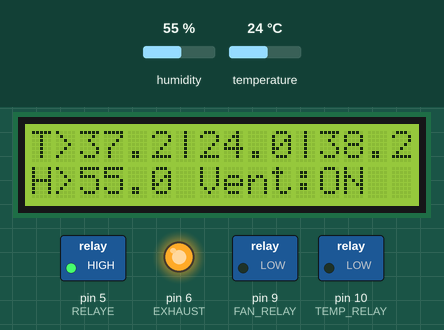
The sketch below on a simulated Arduino Uno, built with avr-gcc and run on an emulated ATmega328P. Shown: 16×2 character LCD, switched loads named in the sketch (green lamp = pin HIGH), output pins drawn as LEDs (lit = HIGH). Inputs (shaded band) come from the test bench; at power-on: temperature 24 °C, humidity 55 %. Pins used as bus, display or sensor lines are not drawn.

Above: at 3.9 s.
4.0 s: temperature set to 37 °C
At 4.9 s:
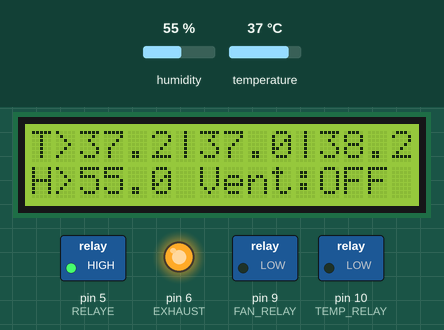
6.5 s: temperature set to 40 °C
At 9.1 s:
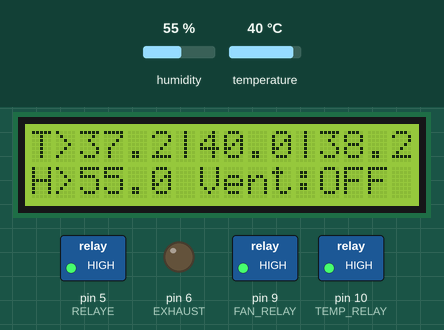
11.5 s: humidity set to 22 %
At 13.3 s:
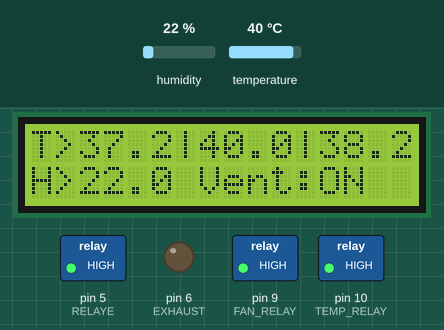
14.0 s: humidity set to 40 %
At 14.8 s:
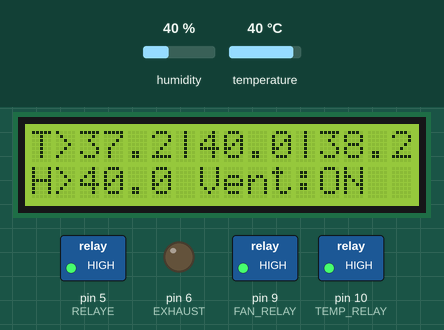
Timing chart, 0 to 17.0 s (numbered marks = the images above; inputs shaded):
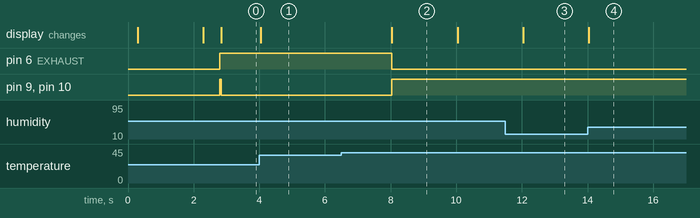

Measured:
- the behaviour switches between 38 and 39 °C on temperature (found by bisection; images 1 and 2)
- after the input at 4.0 s, the display: changes at once (image 1)
- after the input at 6.5 s, pin 6 (EXHAUST): HIGH → LOW after 1.5 s; pin 9 (FAN_RELAY), pin 10 (TEMP_RELAY): LOW → HIGH after 1.5 s; the display: changes after 1.5 s (image 2)
- after the input at 11.5 s, the display: changes after 0.54 s (image 3)
- after the input at 14.0 s, the display: changes at once (image 4)
- what the display in image 2 shows lasts 2.0 s, from 8.0 s to 10.0 s

The sketch:

Emergency-Firmware.ino
```cpp
#define CLK 2
#define DT 3
#define DHT11_PIN 7
//emergency firmware
#define TEMP_RELAY  10 //IN 1
#define FAN_RELAY  9 // IN 2
#define EXHAUST  6 // IN 3
#define RELAYE  5 //IN 4
#define RESET 12 // reset pin
#include <EEPROM.h>
#include <Wire.h>
#include <LiquidCrystal_PCF8574.h>
#include <dht.h>
LiquidCrystal_PCF8574 lcd(0x27);
dht DHT;
unsigned long period = 2000, minut_res =60000*60;
unsigned long time_now = 0,time_res=0;
float temp,hum,tl=37.2,tu=38.2,ex=38.9;
bool line;
bool exhaust=0;
void setup() {
  Wire.begin();
  Wire.beginTransmission(0x27);
  pinMode(CLK,INPUT);
  pinMode(DT,INPUT);
  pinMode(TEMP_RELAY, OUTPUT);
  pinMode(FAN_RELAY, OUTPUT);
  pinMode(EXHAUST, OUTPUT);
  pinMode(RELAYE, OUTPUT);
  digitalWrite(RESET,1);
  delay(200);
  pinMode(RESET,OUTPUT);

  lcd.begin(16, 2);
  lcd.setBacklight(255);
  lcd.home();
  lcd.print("khangoatfarm.in");
  lcd.setCursor(0,1);
  lcd.print("**EMERGENCY MODE");
  delay(2000);
  lcd.clear();
  delay(500);
  digitalWrite(TEMP_RELAY,1);
  digitalWrite(FAN_RELAY,1);
  digitalWrite(EXHAUST,1);
  digitalWrite(RELAYE,1);
}
void(* resetFunc) (void) = 0;
void loop(){
  disp();
}
void disp(){
  if(millis() >=  time_now +period){
    lcd.clear();
    time_now += period;
    float chk = DHT.read22(DHT11_PIN);
    temp=DHT.temperature;
    hum=DHT.humidity;
    lcd.setCursor(0,0);
    lcd.print("T>");lcd.print(tl,1);lcd.print("|");lcd.print(temp,1);lcd.print("|");lcd.print(tu,1);
    lcd.setCursor(0,1);
    lcd.print("H>");lcd.print(hum,1);lcd.print(" Vent:");lcd.print(exhaust?"OFF":"ON");
    if(temp<=tl && temp>0)
    {
      digitalWrite(TEMP_RELAY,0);
      digitalWrite(FAN_RELAY,0);
    }
    if(temp>=tu)
    {
      digitalWrite(TEMP_RELAY,1);
      digitalWrite(FAN_RELAY,1);
    }
    if(temp>ex)
    {
      exhaust=0;
      digitalWrite(EXHAUST,0);
    }
    if(temp<=ex || temp<tl)
    {
      exhaust=1;
      digitalWrite(EXHAUST,1);
    }
    if(temp<0)
    {
      lcd.clear();
      lcd.setCursor(0,0);
      lcd.print("CHECK THE SENSOR");
      lcd.setCursor(0,1);
      lcd.print("RESTARTING");
      delay(2000);
      digitalWrite(RESET,0);
      delay(200);
    }
  }
  if(millis() > time_res + minut_res)
  {
      digitalWrite(RESET,0);
      delay(200);
  }
}
```
